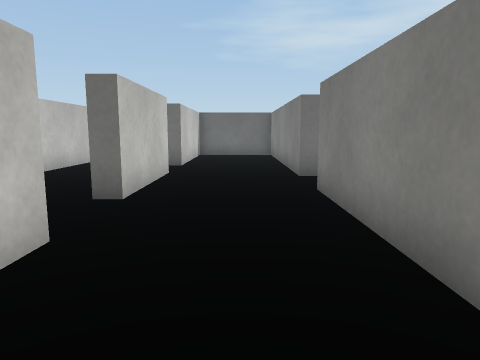
view 1 (above)

18 first-person views from a walk through a 3-D level made in the Unity game engine. The camera is 0.55 m above the floor, tilts 8° down and sees 70° across. The floor is counted in squares, 0.5 m on a side. Each view is taken from the middle of a square. On the plan, view 1 faces up. The plan holds only what a view shows up to about 13 squares ahead; the rest is blank. The player is left out. Surface patterns are stand-ins for the level's own textures.

view 2
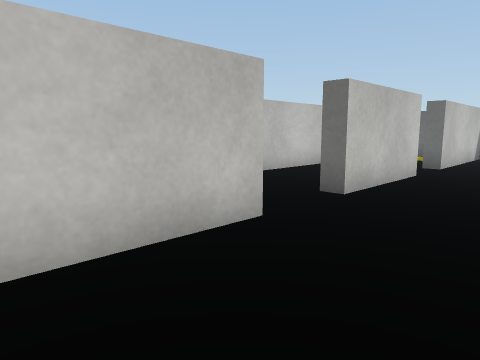

view 3
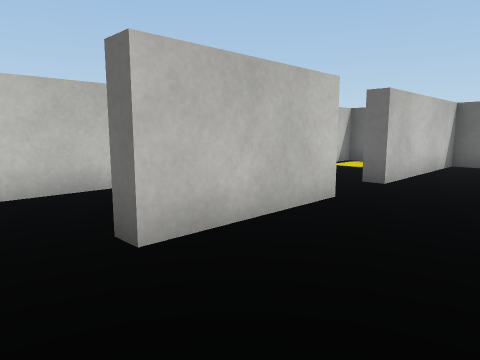

view 4
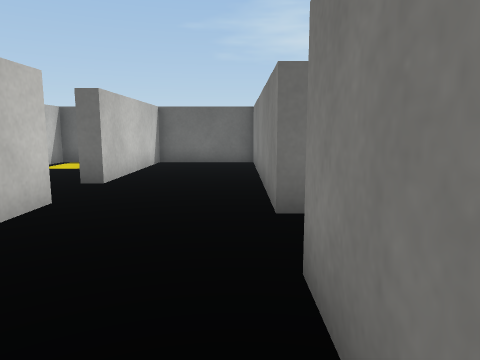

view 5
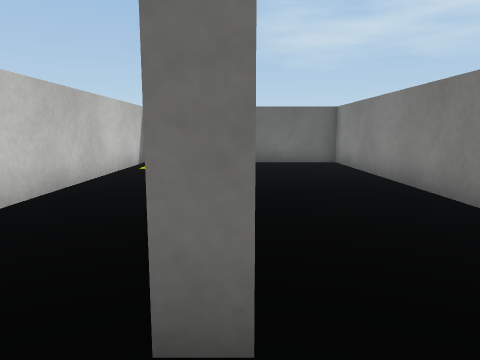

view 6
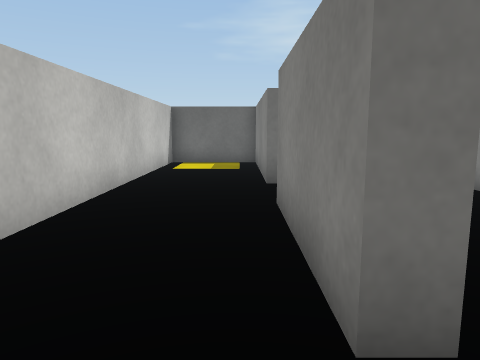

view 7
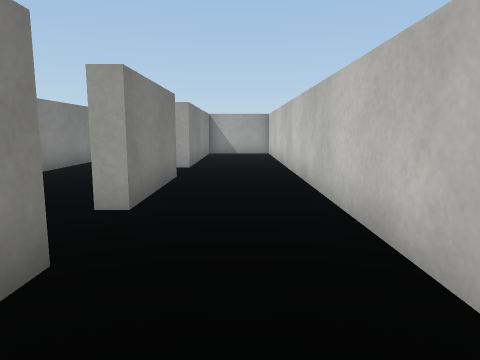

view 8
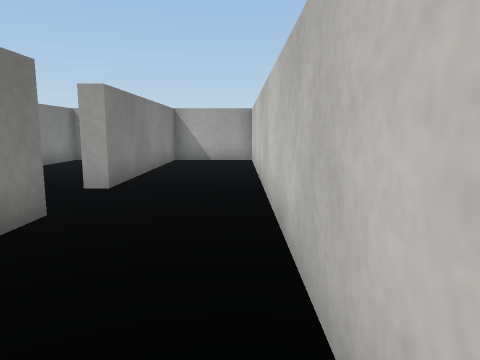

view 9
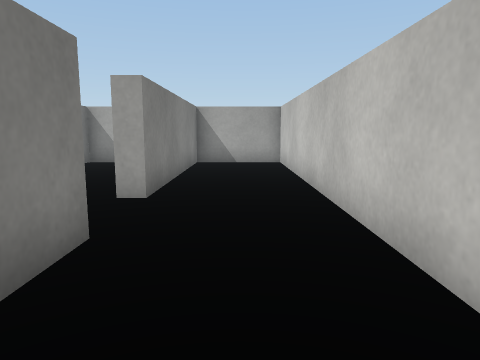

view 10
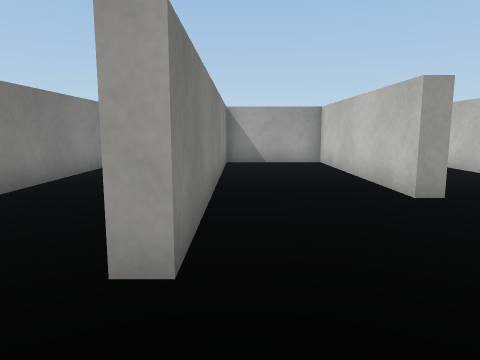

view 11
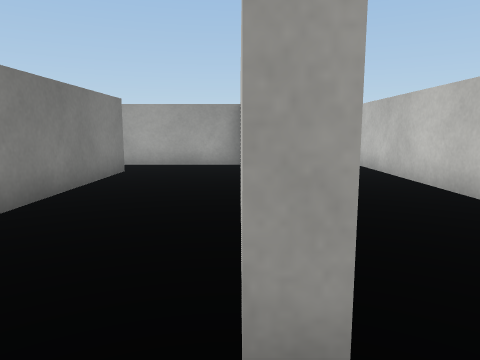

view 12
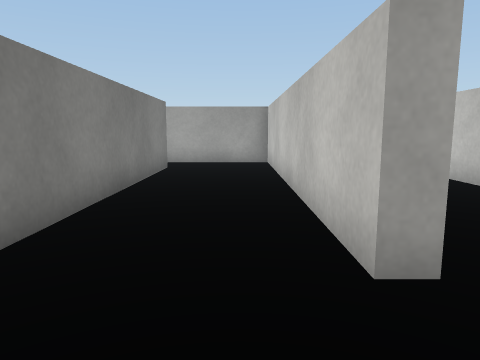

view 13
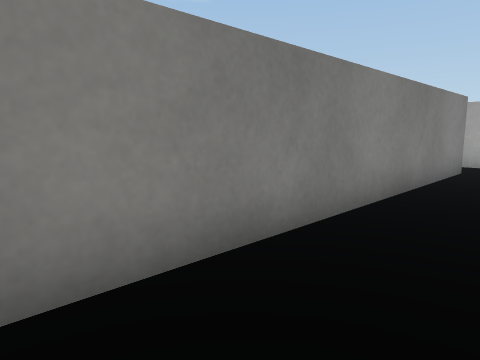

view 14
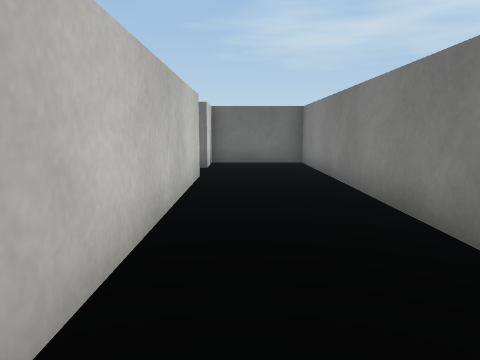

view 15
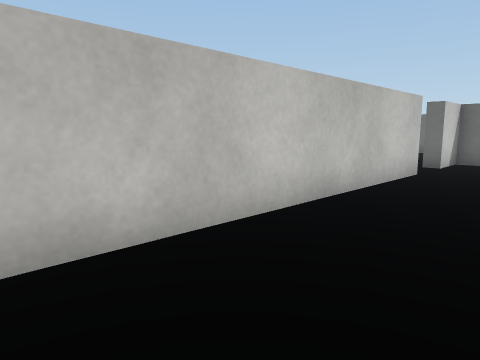

view 16
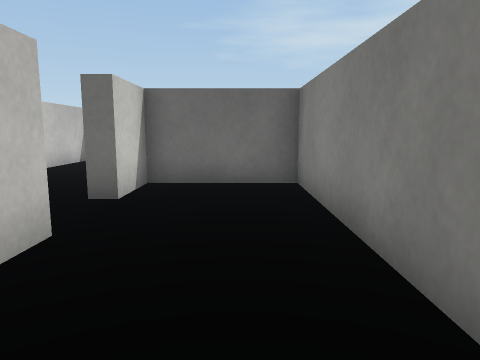

view 17
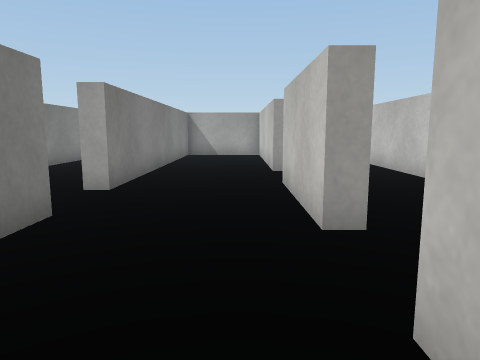

view 18
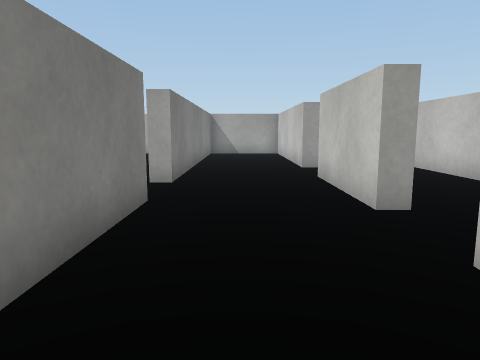

### Floor plan
Ten units are one square. View 1 is at (0, 0); x grows to the right and y downward. Boxes are objects, and circles mark ways between rooms. Rooms are numbered by the first view taken in them; rooms with no view inside come last. Other rooms are left out.
<svg viewBox="-60 -170 125 210">
<path fill="none" stroke="#000" d="M-19 -55 -24 -55 -24 -92 -19 -92 -19 -55M20 -86 15 -86 15 -165 -19 -165 -19 -113 -24 -113 -24 -165 -55 -165 -55 35 -24 35 -24 -34 -19 -34 -19 35 15 35 15 -65 20 -65M52 16 52 -103 20 -103 20 -86M20 -65 20 35 60 35"/>
<circle cx="20" cy="-75" r="3" fill="#2a7"/>
<text x="-10" y="-70">1</text>
<text x="40" y="-20">2</text>
</svg>
Room 1 opens to room 2.

Where each view was taken, in squares from view 1:
view 1: 0 up, 0 right, facing up
view 2: 0 up, 1 right, facing up-left
view 3: 4 up, 1 right, facing up-left
view 4: 4 up, 1 right, facing up
view 5: 4 up, 2 left, facing up
view 6: 4 up, 3 left, facing up
view 7: 14 up, 4 left, facing down
view 8: 10 up, 5 left, facing down
view 9: 9 up, 4 left, facing down
view 10: 9 up, 1 right, facing down
view 11: 8 up, 2 right, facing down
view 12: 9 up, 3 right, facing down
view 13: 9 up, 3 right, facing down-right
view 14: 2 down, 3 right, facing up
view 15: 3 down, 5 right, facing up-left
view 16: 3 up, 4 right, facing up
view 17: 13 up, 1 left, facing down
view 18: 14 up, 0 right, facing down
